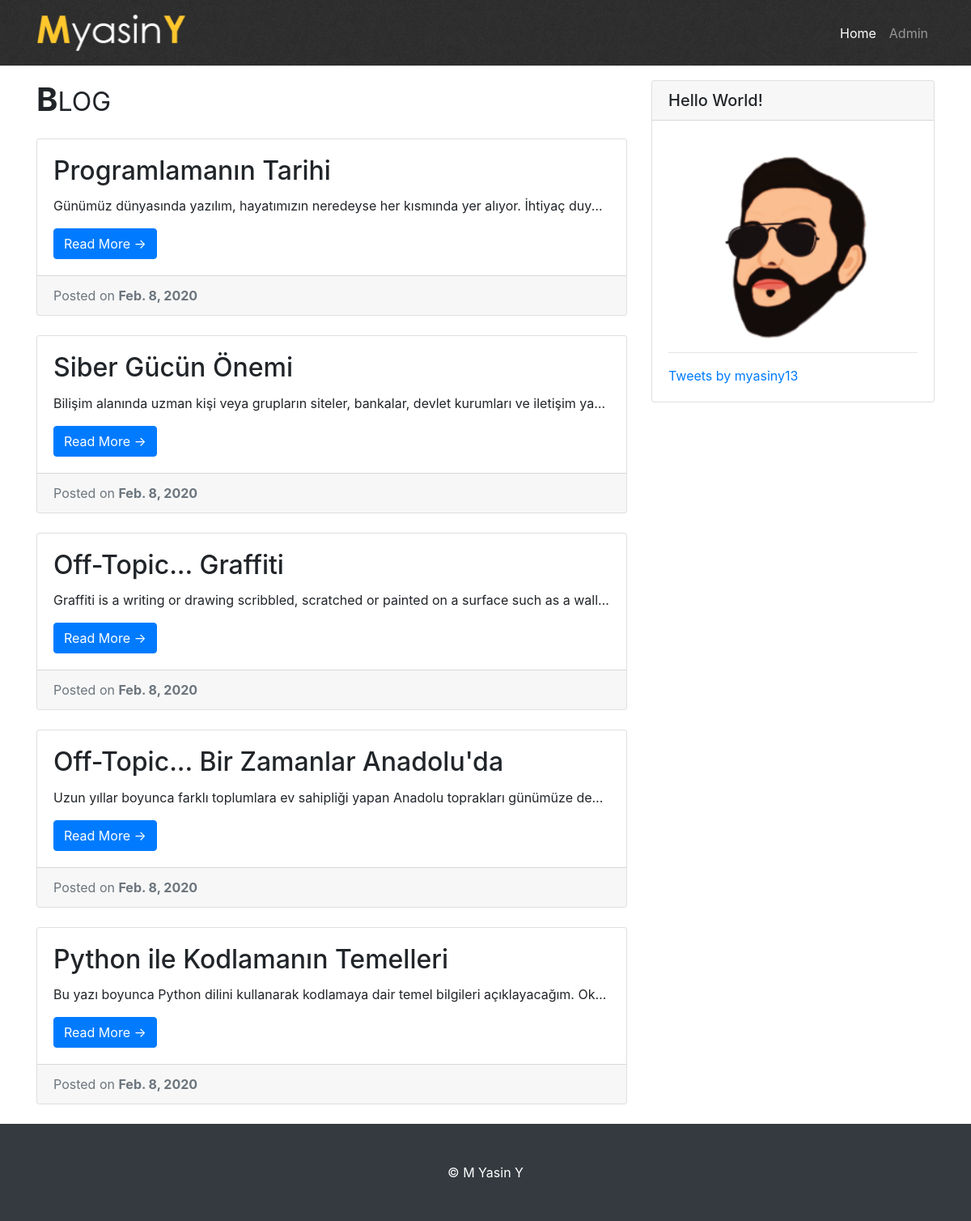
Screenshot of /blog/ with the database file from the repository.
### myblog/models.py (models this page shows, shortened)
class Post(models.Model):
    title = models.CharField(blank=False, max_length=100)
    body = models.TextField(blank=False)
    date = models.DateField(default=datetime.now)

### myblog/views.py (the view)
# urls.py: path('', views.index, name='index'),
def index(request):
    post = Post.objects.order_by('date')
    page = request.GET.get('page', 1)
    paginator = Paginator(post, 5)
    try:
        post_page = paginator.page(page)
    except PageNotAnInteger:
        post_page = paginator.page(1)
    except EmptyPage:
        post_page = paginator.page(paginator.num_pages)
    return render(request, "index.html", {'result': post_page})

### templates/index.html (shortened to what this page needs)
{% extends 'base.html' %}
{% load static %}
{% block content %}
    {% for post in result %}
        <div class="card mb-4">
            <div class="card-body">
                <h2 class="card-title">{{ post.title }}</h2>
                <p class="card-text ozet">{{ post.body }}</p>
                <a href="{{ post.id }}" class="btn btn-primary">Read More &rarr;</a>
            </div>
            <div class="card-footer text-muted">
                Posted on <b>{{ post.date }}</b>
            </div>
        </div>
    {% endfor %}
{% endblock %}

### static/css/base.css (style rules this page uses)
body { padding-top: 75px; }
.ozet { overflow: hidden; white-space: nowrap; text-overflow: ellipsis; }

### rows the page displays
Post: title "Programlamanın Tarihi", body "Günümüz dünyasında yazılım, hayatımızın neredeyse her kısmında yer alıyor. İhtiyaç duy…", date "Feb. 8, 2020"
Post: title "Siber Gücün Önemi", body "Bilişim alanında uzman kişi veya grupların siteler, bankalar, devlet kurumları ve iletişim ya…", date "Feb. 8, 2020"
Post: title "Off-Topic... Graffiti", body "Graffiti is a writing or drawing scribbled, scratched or painted on a surface such as a wall…", date "Feb. 8, 2020"
Post: title "Off-Topic... Bir Zamanlar Anadolu'da", body "Uzun yıllar boyunca farklı toplumlara ev sahipliği yapan Anadolu toprakları günümüze de…", date "Feb. 8, 2020"
Post: title "Python ile Kodlamanın Temelleri", body "Bu yazı boyunca Python dilini kullanarak kodlamaya dair temel bilgileri açıklayacağım. Ok…", date "Feb. 8, 2020"
